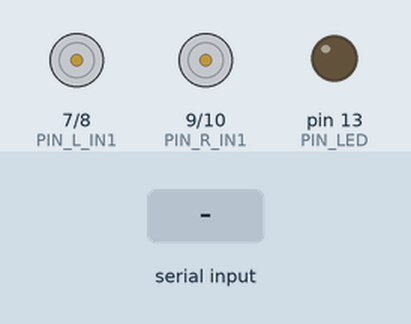
Bench run of a sketch on a simulated Arduino Uno, built with avr-gcc and run on an emulated ATmega328P. Shown: motor-driver pin pairs drawn as motors (green arrow = first pin HIGH = forward, orange = second pin HIGH = backward, longer = more drive, scaled by the enable pin), output pins drawn as LEDs (lit = HIGH). Inputs (shaded band) come from the test bench.

Above: at 1.6 s.
1.7 s: "90,45\n" received over Serial
At 2.08 s:
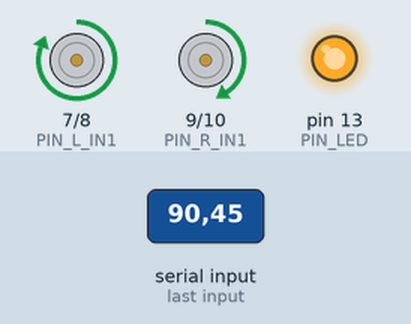
3.8 s: "30,150\n" received over Serial
At 4.18 s:
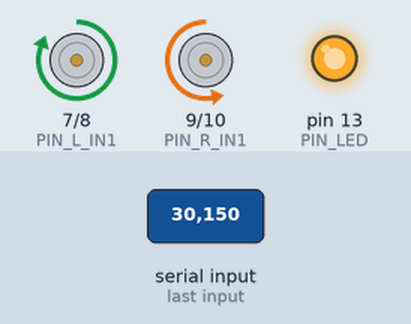
5.9 s: "90\n" received over Serial
At 6.27 s:
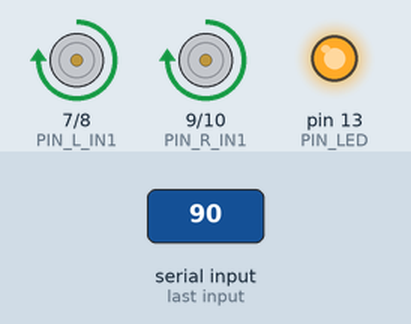
Timing chart, 0 to 8.9 s (numbered marks = the images above; inputs shaded):
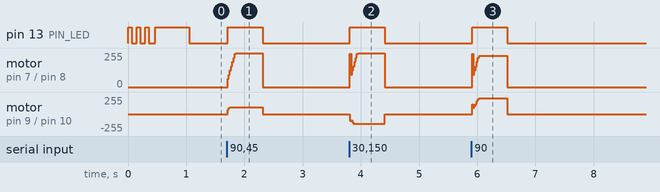

The sketch:

FuckBot_SNO.ino
```cpp
/*
 * ============================================================================
 *  FuckBot SNO — прошивка робота с танковым управлением
 *  Железо: Arduino Uno + HC-06 (Bluetooth SPP) + L298N (два моста)
 * ----------------------------------------------------------------------------
 *  ПРОТОКОЛ (текст, ASCII, UART 9600 8N1 — заводские настройки HC-06):
 *
 *      "<Y>,<X>\n"      Y = -100..100   вперёд (+) / назад (-)
 *                       X = -100..100   вправо (+) / влево (-)
 *
 *  Примеры:  "0,0\n"     — стоп
 *            "100,0\n"   — полный вперёд
 *            "0,-70\n"   — разворот влево на месте
 *            "-40,20\n"  — назад с подворотом вправо
 *
 *  Разделителем чисел может быть любой нецифровой символ (",", ";", " ", ":"
 *  и т.п.), в конце строки — "\n" или "\r". Если прислать одно число, оно
 *  трактуется как Y, а X = 0. Значения вне диапазона обрезаются до -100..100.
 *
 *  ВАЖНО: кадр ОБЯЗАТЕЛЬНО должен заканчиваться переводом строки ('\n'),
 *  иначе числа склеятся. Если ваше готовое приложение шлёт другой формат
 *  (одиночные буквы F/B/L/R, байты и т.п.) — правьте parseFrame() ниже,
 *  вся остальная логика от формата не зависит.
 *
 *  БЕЗОПАСНОСТЬ: если 600 мс не пришло ни одного корректного кадра (обрыв
 *  связи, телефон уснул, приложение свернулось) — моторы обесточиваются.
 * ============================================================================
 */

#include <Arduino.h>
#include <stdlib.h>   // strtol()

// ============================================================================
//                            НАСТРОЙКИ
// ============================================================================

// ----------------------------- Пины Arduino --------------------------------
// ENA/ENB L298N должны идти на пины с поддержкой PWM: 3, 5, 6, 9, 10, 11.
static const uint8_t PIN_L_EN  = 5;    // ENA — ШИМ левого борта
static const uint8_t PIN_L_IN1 = 7;    // IN1
static const uint8_t PIN_L_IN2 = 8;    // IN2
static const uint8_t PIN_R_EN  = 6;    // ENB — ШИМ правого борта
static const uint8_t PIN_R_IN1 = 9;    // IN3
static const uint8_t PIN_R_IN2 = 10;   // IN4

static const uint8_t PIN_LED  = 13;    // статус: горит = команды идут

// ----------------------------- Связь ---------------------------------------
static const long     SERIAL_BAUD      = 9600;  // HC-06 из коробки: 9600 8N1
static const uint16_t FAILSAFE_MS      = 600;   // нет кадров -> аварийный стоп
                                                // 0 = отключить (см. README)
static const uint8_t  RX_BUF_SIZE      = 32;    // макс. длина кадра

// ----------------------------- Ходовая -------------------------------------
static const int16_t  INPUT_DEADBAND   = 4;     // мёртвая зона стика, %
static const int16_t  MIN_PWM          = 30;    // "трогание": ниже мотор гудит,
                                                // но не крутится (у каждого свой)
static const int16_t  MAX_PWM          = 255;   // ограничитель макс. скорости
static const int16_t  SPEED_LIMIT      = 100;   // общий лимит скорости, %
static const int16_t  ACCEL_PCT_PER_S  = 700;   // плавный разгон, %/с (0 = резко)
static const bool     NORMALIZE_MIX    = true;  // не "срезать" скорость в повороте
static const bool     BRAKE_ON_STOP    = false; // true = тормозить, false = накат

// ----------------------------- Инверсии (если робот едет не туда) -----------
static const bool     INVERT_Y        = false;  // Y: инвертировать вперёд/назад
static const bool     INVERT_X        = false;  // X: инвертировать вправо/влево
static const bool     INVERT_LEFT     = false;  // левый мотор крутится наоборот
static const bool     INVERT_RIGHT    = false;  // правый мотор крутится наоборот
static const bool     SWAP_SIDES      = false;  // поменять борта местами
                                                // (если робот едет "крабом")

// ----------------------------- Тайминги ------------------------------------
static const uint16_t CONTROL_PERIOD_MS = 20;   // период регулятора, мс

// ============================================================================
//                        ВНУТРЕННИЕ ПЕРЕМЕННЫЕ
// ============================================================================

// принятый кадр -> желаемые значения со стика
static int16_t reqY = 0;
static int16_t reqX = 0;

// текущая (сглаженная) скорость бортов, % -100..100
static int16_t curL = 0;
static int16_t curR = 0;

static uint32_t lastCommandMs = 0;     // время последнего корректного кадра
static uint32_t lastTickMs    = 0;     // время последнего шага регулятора

static char    rxBuf[RX_BUF_SIZE];
static uint8_t rxLen = 0;

// ============================================================================
//                              УТИЛИТЫ
// ============================================================================

static inline int16_t clampI16(int32_t v, int16_t lo, int16_t hi) {
  if (v < lo) return lo;
  if (v > hi) return hi;
  return (int16_t)v;
}

static inline int16_t iabs16(int16_t v) { return (v < 0) ? (int16_t)-v : v; }

// Плавно подтягиваем cur к target не быстрее maxStep
static inline int16_t approach(int16_t cur, int16_t target, int16_t maxStep) {
  if (cur < target) {
    int16_t v = cur + maxStep;
    return (v > target) ? target : v;
  }
  if (cur > target) {
    int16_t v = cur - maxStep;
    return (v < target) ? target : v;
  }
  return cur;
}

// ============================================================================
//                          РАЗБОР ПРИНЯТОЙ СТРОКИ
// ============================================================================

// Вытаскивает до maxCount целых чисел из строки, игнорируя все разделители.
// Возвращает количество найденных чисел.
static uint8_t extractNumbers(const char *s, long *out, uint8_t maxCount) {
  uint8_t n = 0;
  const char *p = s;

  while (*p != '\0' && n < maxCount) {
    // пропускаем всё, что не может начинать число
    if (!(*p >= '0' && *p <= '9') && *p != '-' && *p != '+') {
      p++;
      continue;
    }
    char *end = nullptr;
    long v = strtol(p, &end, 10);
    if (end == p) {          // знак без цифр ("-,") — пропускаем символ
      p++;
      continue;
    }
    out[n++] = v;
    p = end;
  }
  return n;
}

// Разбирает кадр. true = данных достаточно, reqY/reqX обновлены.
static bool parseFrame(const char *line) {
  long vals[4];
  uint8_t n = extractNumbers(line, vals, 4);
  if (n == 0) return false;                 // мусорная строка — игнорируем

  long y = vals[0];
  long x = (n >= 2) ? vals[1] : 0;

  reqY = clampI16(y, -100, 100);
  reqX = clampI16(x, -100, 100);
  return true;
}

// ============================================================================
//                            ПРИЁМ ПО UART
// ============================================================================

static void handleLine() {
  rxBuf[rxLen] = '\0';
  if (rxLen > 0) {
    if (parseFrame(rxBuf)) {
      lastCommandMs = millis();
    }
  }
  rxLen = 0;
}

static void readBluetooth() {
  uint8_t budget = 128;                    // не залипаем в приёме
  while (budget-- > 0) {
    int c = Serial.read();
    if (c < 0) break;

    if (c == '\n' || c == '\r') {
      handleLine();
      continue;
    }
    if (rxLen < RX_BUF_SIZE - 1) {
      rxBuf[rxLen++] = (char)c;
    } else {
      rxLen = 0;                           // переполнение — кадр в мусор
    }
  }
}

// ============================================================================
//                              МИКШЕР
// ============================================================================

// Танковая схема: стик (Y,X) -> скорости бортов (-100..100).
static void mixTank(int16_t y, int16_t x, int16_t &outL, int16_t &outR) {
  int32_t l = (int32_t)y + x;
  int32_t r = (int32_t)y - x;

  if (NORMALIZE_MIX) {
    // Если при повороте на полном ходу сумма вылезает за 100 —
    // масштабируем оба борта, чтобы робот не терял скорость дуги.
    int32_t m = l < 0 ? -l : l;
    int32_t rm = r < 0 ? -r : r;
    if (rm > m) m = rm;
    if (m > 100) {
      l = l * 100 / m;
      r = r * 100 / m;
    }
  }

  outL = clampI16(l, -100, 100);
  outR = clampI16(r, -100, 100);
}

// ============================================================================
//                          ВЫВОД НА L298N
// ============================================================================

static inline int16_t mapPercentToPwm(int16_t percent);

// speed: -100..100 (знак = направление), invert — реверс борта
static void applyMotor(uint8_t pinEN, uint8_t pinIN1, uint8_t pinIN2,
                       int16_t speed, bool invert) {
  if (invert) speed = -speed;

  uint8_t pwm = 0;

  if (speed > 0) {
    digitalWrite(pinIN1, HIGH);
    digitalWrite(pinIN2, LOW);
    pwm = (uint8_t)mapPercentToPwm(speed);
  } else if (speed < 0) {
    digitalWrite(pinIN1, LOW);
    digitalWrite(pinIN2, HIGH);
    pwm = (uint8_t)mapPercentToPwm((int16_t)-speed);
  } else {
    // Стоп: либо свободный накат (оба LOW), либо электрический тормоз
    if (BRAKE_ON_STOP) {
      digitalWrite(pinIN1, HIGH);
      digitalWrite(pinIN2, HIGH);
      pwm = 255;
    } else {
      digitalWrite(pinIN1, LOW);
      digitalWrite(pinIN2, LOW);
      pwm = 0;
    }
  }

  analogWrite(pinEN, pwm);
}

// 1..100 % -> MIN_PWM..MAX_PWM (чтобы мотор не "гудел" на малых значениях)
static inline int16_t mapPercentToPwm(int16_t percent) {
  if (percent <= 0) return 0;
  if (percent > 100) percent = 100;

  int16_t minPwm = MIN_PWM;
  if (minPwm < 0) minPwm = 0;
  int16_t maxPwm = MAX_PWM;
  if (maxPwm > 255) maxPwm = 255;
  if (maxPwm < minPwm) maxPwm = minPwm;

  int32_t pwm = (int32_t)minPwm + ((int32_t)percent * (maxPwm - minPwm) + 50) / 100;
  if (pwm > 255) pwm = 255;
  return (int16_t)pwm;
}

static void driveMotors(int16_t left, int16_t right) {
  if (SWAP_SIDES) {
    int16_t t = left; left = right; right = t;
  }
  applyMotor(PIN_L_EN, PIN_L_IN1, PIN_L_IN2, left,  INVERT_LEFT);
  applyMotor(PIN_R_EN, PIN_R_IN1, PIN_R_IN2, right, INVERT_RIGHT);
}

// ============================================================================
//                                SETUP
// ============================================================================

void setup() {
  pinMode(PIN_L_EN,  OUTPUT);
  pinMode(PIN_L_IN1, OUTPUT);
  pinMode(PIN_L_IN2, OUTPUT);
  pinMode(PIN_R_EN,  OUTPUT);
  pinMode(PIN_R_IN1, OUTPUT);
  pinMode(PIN_R_IN2, OUTPUT);
  pinMode(PIN_LED,   OUTPUT);

  driveMotors(0, 0);

  Serial.begin(SERIAL_BAUD);          // UART0 -> HC-06
  Serial.setTimeout(20);

  // Три быстрых "моргания" — плата жива
  for (uint8_t i = 0; i < 3; i++) {
    digitalWrite(PIN_LED, HIGH); delay(60);
    digitalWrite(PIN_LED, LOW);  delay(90);
  }

  uint32_t now = millis();
  lastCommandMs = now;                // даём 600 мс на подключение
  lastTickMs    = now;
}

// ============================================================================
//                                 LOOP
// ============================================================================

void loop() {
  readBluetooth();                    // 1) забираем байты из UART

  uint32_t now = millis();

  // 2) регулятор с фиксированным периодом
  if (now - lastTickMs < CONTROL_PERIOD_MS) return;
  uint16_t dtMs = (uint16_t)(now - lastTickMs);
  lastTickMs = now;

  // FAILSAFE_MS == 0 -> защита отключена (нужно, если приложение шлёт кадры
  // только в момент изменения положения стика)
  bool linkOk = (FAILSAFE_MS == 0) ? true
                                   : ((now - lastCommandMs) < FAILSAFE_MS);

  int16_t targetL = 0;
  int16_t targetR = 0;

  if (linkOk) {
    int16_t y = reqY;
    int16_t x = reqX;

    if (INVERT_Y) y = (int16_t)-y;
    if (INVERT_X) x = (int16_t)-x;

    // мёртвая зона стика — убирает "дрожание" нуля
    if (iabs16(y) < INPUT_DEADBAND) y = 0;
    if (iabs16(x) < INPUT_DEADBAND) x = 0;

    mixTank(y, x, targetL, targetR);
    targetL = clampI16(targetL, -SPEED_LIMIT, SPEED_LIMIT);
    targetR = clampI16(targetR, -SPEED_LIMIT, SPEED_LIMIT);
  } else {
    // связи нет — мгновенный стоп, без разгона
    curL = 0;
    curR = 0;
  }

  // 3) сглаживание (мягкий пуск/реверс — бережёт редукторы и батарею)
  int16_t step = 1000;
  if (ACCEL_PCT_PER_S > 0) {
    int32_t s = ((int32_t)ACCEL_PCT_PER_S * dtMs) / 1000;
    if (s < 1) s = 1;
    step = (int16_t)((s > 1000) ? 1000 : s);
  }
  curL = approach(curL, targetL, step);
  curR = approach(curR, targetR, step);

  // 4) на моторы + индикация
  driveMotors(curL, curR);
  digitalWrite(PIN_LED, linkOk ? HIGH : LOW);
}
```

Measured:
- after the input at 1.7 s, pin 13 (PIN_LED): LOW → HIGH at once, → LOW 0.60 s later; motor on pin 7 (PIN_L_IN1) / pin 8 (PIN_L_IN2): rises from stopped to forward 255/255 in 0.14 s, then falls to stopped in 0.46 s; motor on pin 9 (PIN_R_IN1) / pin 10 (PIN_R_IN2): stopped → forward 104/255 at once, → stopped 0.60 s later
- after the input at 3.8 s, pin 13 (PIN_LED): LOW → HIGH at once, → LOW 0.60 s later; motor on pin 9 (PIN_R_IN1) / pin 10 (PIN_R_IN2): stopped → backward 149/255 at once, → stopped 0.60 s later
- after the input at 5.9 s, pin 13 (PIN_LED): LOW → HIGH at once, → LOW 0.60 s later; motor on pin 7 (PIN_L_IN1) / pin 8 (PIN_L_IN2), motor on pin 9 (PIN_R_IN1) / pin 10 (PIN_R_IN2): stopped → forward 233/255 at once, → stopped 0.60 s later
- by itself, pin 13 (PIN_LED): repeats every 0.15 s: HIGH 0.06 s, LOW 0.09 s
